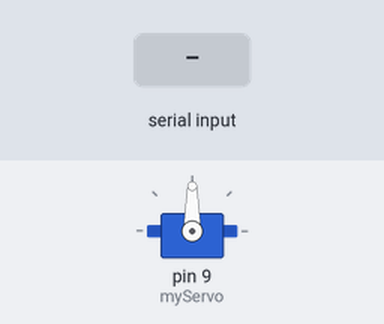
Simulated run of this sketch. Board: Arduino Uno, built with avr-gcc and run on an emulated ATmega328P. Parts: servo. The test bench sets the inputs (shaded band).

Above: at 1.2 s.
1.3 s: "A" received over Serial
At 2.3 s:
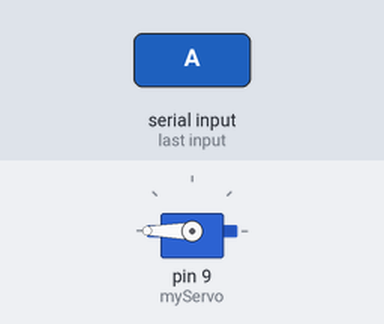
2.9 s: "Z" received over Serial
At 3.9 s:
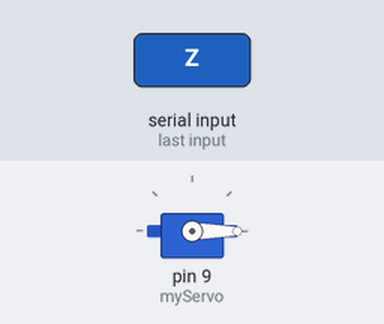
4.4 s: "B" received over Serial
At 5.0 s:
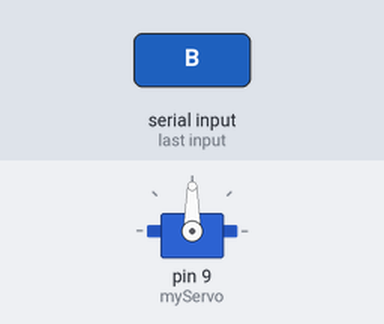
Timing chart, 0 to 7.4 s (numbered marks = the images above; inputs shaded):
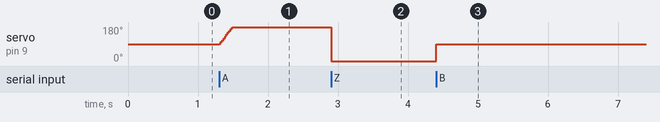

The sketch:

servo_blutooth_control_one_motor.ino
```cpp
#include <Servo.h>
Servo myServo;
int pos = 0;
int data;
void setup()
 {
  Serial.begin(9600);
  myServo.attach(9);
}
void loop() {

  if (Serial.available()) {

    data = Serial.read();

    if (data == 'A') {

      for (pos = 90; pos <= 180; pos += 1) {
        myServo.write(pos);
        delay(2);
      }
    }
    if (data == 'B') {
      for (pos = 90; pos >= 30; pos == 1) {
        myServo.write(pos);
        delay(2);
      }
    }
    if (data == 'Z') {
      for (pos = 0; pos <= 0; pos += 1) {
        myServo.write(pos);
        delay(2);
      }
    }

  }
}
```

Measured:
- after the input at 1.3 s, servo on pin 9 (myServo): moves from 90° to 180° over 0.18 s, starting at once
- after the input at 2.9 s, servo on pin 9 (myServo): 180° → 0° at once
- after the input at 4.4 s, servo on pin 9 (myServo): 0° → 90° at once
